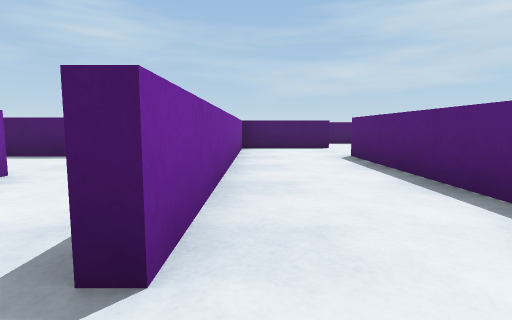
[1] (above)

22 first-person views from a walk through a world built for the Webots simulator. The camera is 0.11 m above the floor, tilts 6° down and sees 80° across. The floor is counted in squares, 0.2 m on a side. Each view is taken from the middle of a square. On the plan, view 1 faces up. The plan holds only what a view shows up to about 9 squares ahead; the rest is blank. The robots in the file are not drawn. Simple shapes and patterns stand in for the simulator's stock objects.

[2]
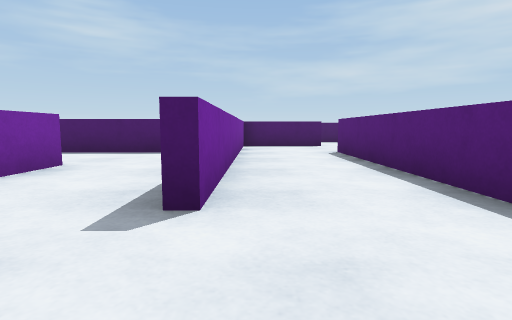

[3]
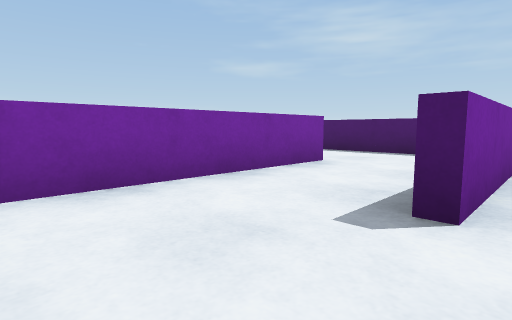

[4]
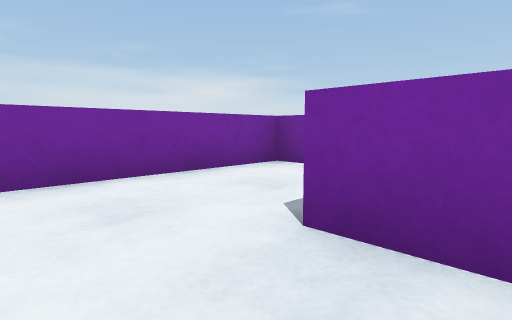

[5]
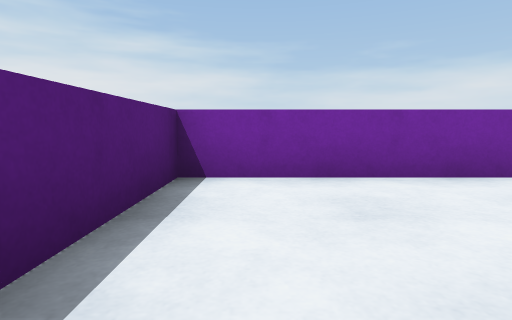

[6]
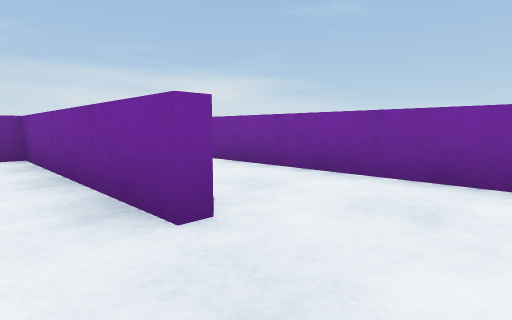

[7]
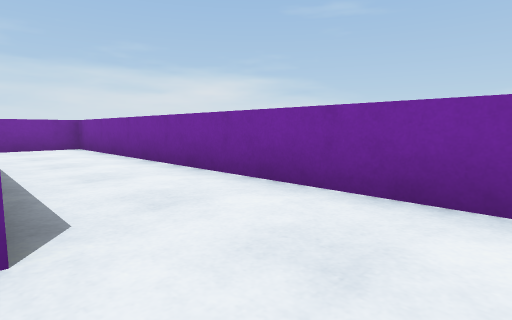

[8]
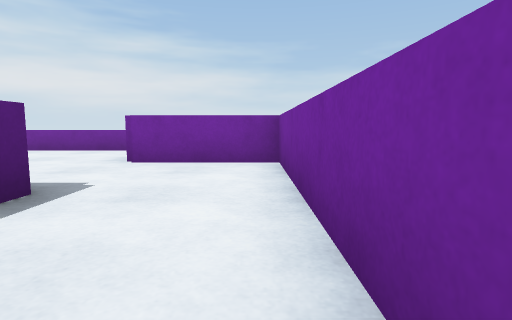

[9]
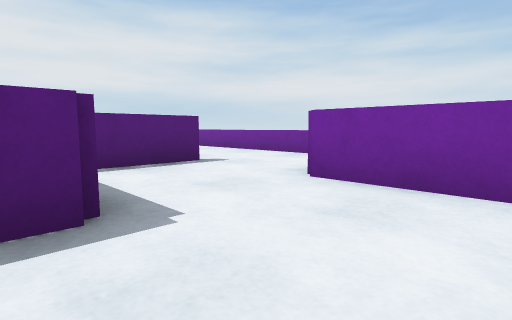

[10]
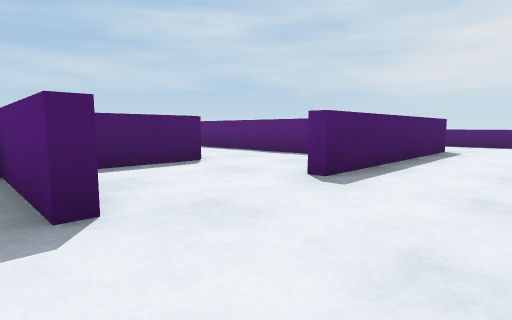

[11]
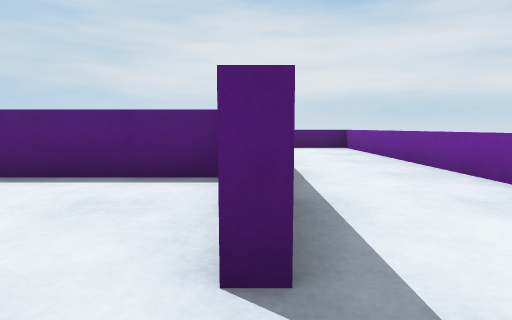

[12]
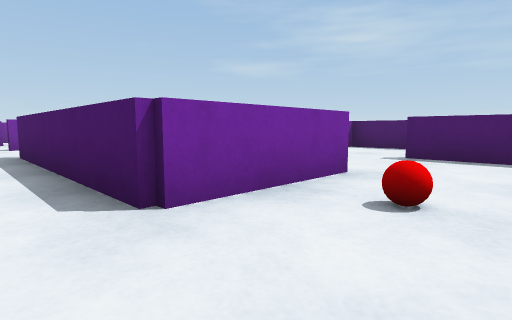

[13]
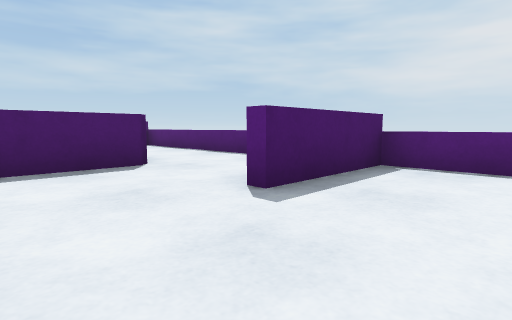

[14]
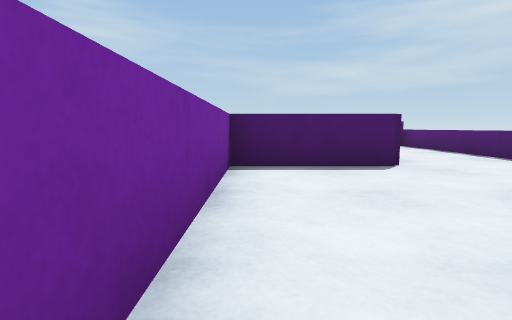

[15]
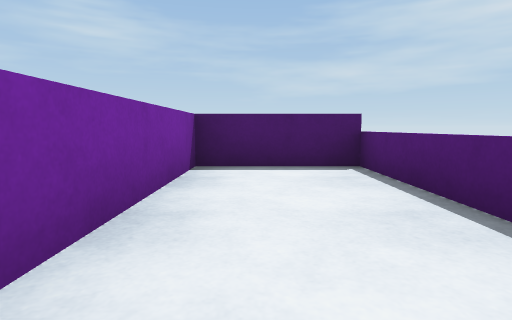

[16]
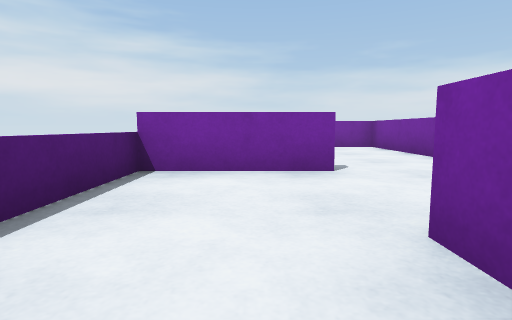

[17]
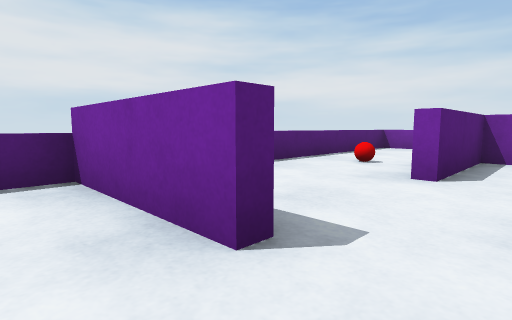

[18]
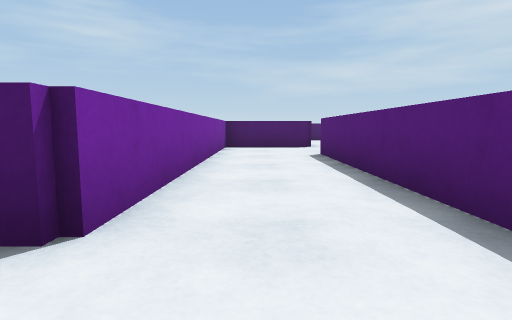

[19]
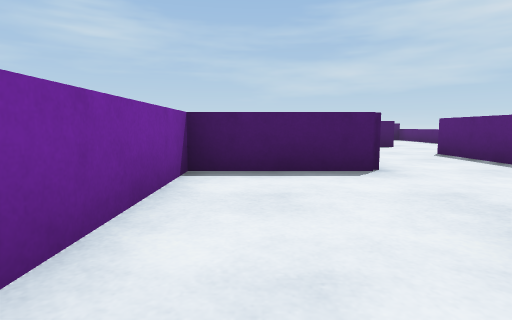

[20]
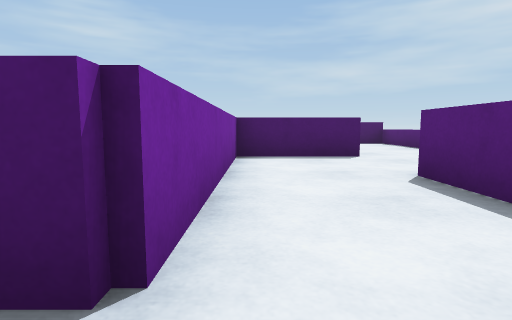

[21]
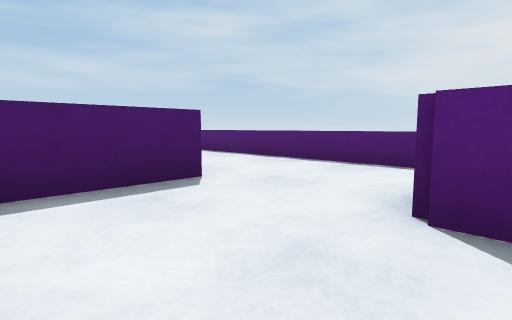

[22]
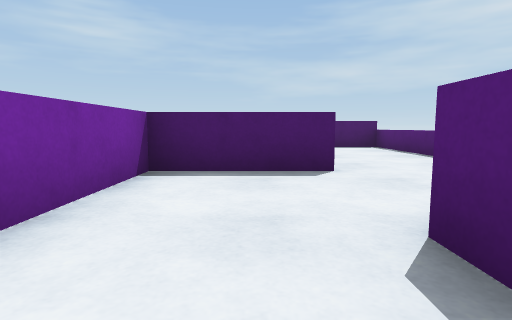

### Floor plan
Key: @ floor where view 1 was taken; # wall or solid block; . floor; = window, fence, low wall or low ledge; B ball.
Columns run from 6 left of view 1 to 10 right of it. Each row starts with its distance up from view 1.
 16               ###
 15               ..=
 14               ..=
 13               ..=
 12              ...=
 11           ####..=
 10           #.....=
  9           #.....=
  8      #### #..####
  7      #... #..#..=
  6 ######..###..#..=
  5 #....#..#....#..=
  4 #....#..#...##..=
  3 #..#.#..#.###...=
  2 #..#.#..#.#.....=
  1 #..#.#..#.#...###
  0 #..#..@.#.#.....=
 -1 #..#...##.#.....=
 -2 #..#####..#..#..=
 -3 #....#....#..#B.=
 -4 ####.#...#####..=
 -5     ............=
 -6     ............=
 -7     ===== ======#

Positions as (right, up) in squares from view 1, and headings:
1: (0, 0), facing up
2: (0, -1), facing up
3: (0, -1), facing up-left
4: (1, 2), facing down-left
5: (1, 2), facing down
6: (-2, 5), facing down-left
7: (-3, 5), facing down-left
8: (-5, 1), facing down
9: (-5, -1), facing down-right
10: (-1, -6), facing up-right
11: (1, -4), facing right
12: (9, -5), facing up-left
13: (5, -1), facing up-right
14: (5, -1), facing up
15: (8, 4), facing up
16: (8, 5), facing down
17: (6, 2), facing down-right
18: (3, -3), facing up
19: (3, 2), facing up
20: (5, 5), facing up
21: (5, 8), facing up-right
22: (6, 7), facing up
